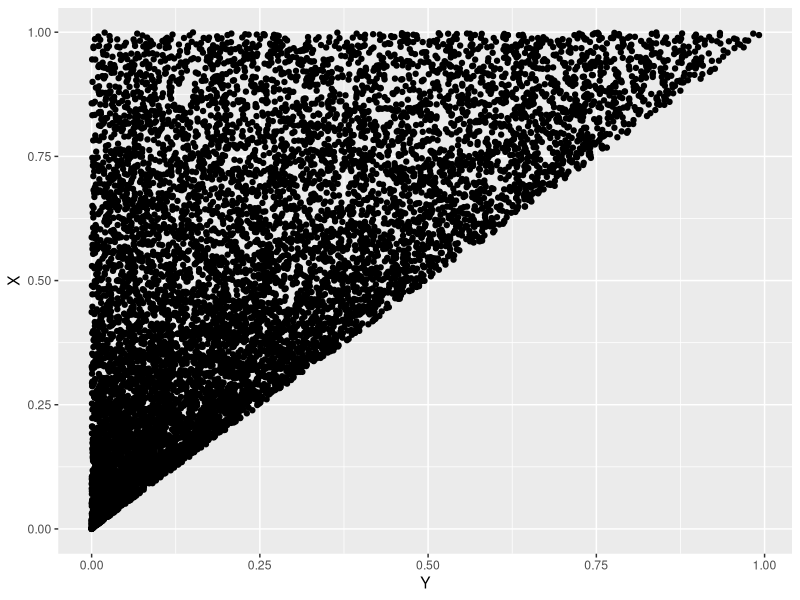
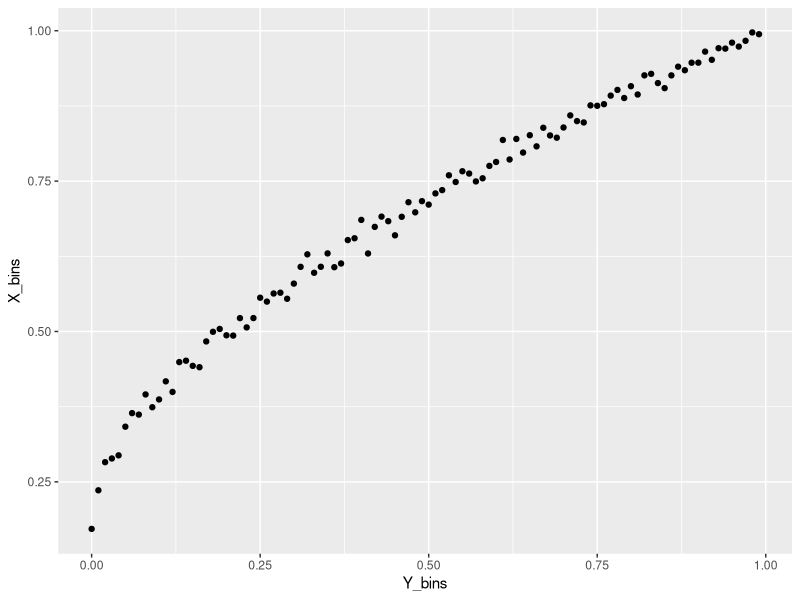
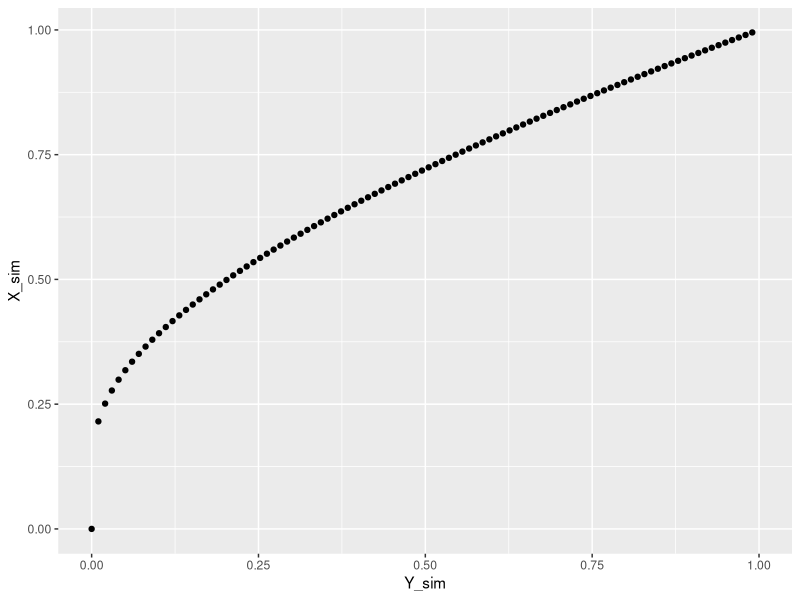
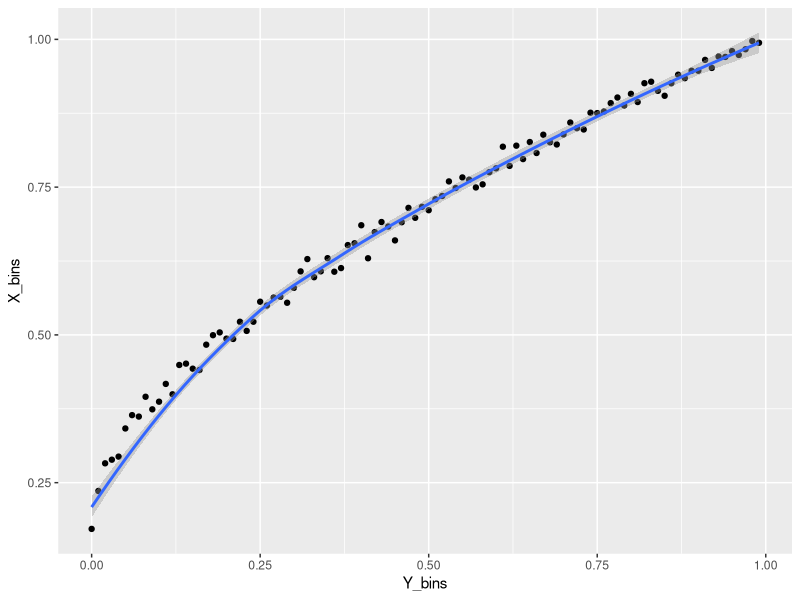

Write R code to recreate these figures, in order.
library(ggplot2)

### Part 1 ###

# Simulate X and Y for 10000 trials
n_trials = 10000
X = runif(n_trials)
Y = runif(n_trials, max=X)
qplot(Y, X)

# Do the binning
bin_width = 0.01
n_bins = 1/bin_width
bin_right = 1:n_bins * bin_width
bin_left = bin_right - bin_width
X_bins = sapply(1:n_bins, function(n) mean(X[Y > bin_left[n] & Y < bin_right[n]]))
Y_bins = sapply(1:n_bins, function(n) mean(bin_left[n], bin_right[n]))
qplot(Y_bins, X_bins)

# Plot theoretical result
Y_sim = seq(0, 1, length.out=n_bins)
X_sim = (Y_sim - 1) / log(Y_sim)
qplot(Y_sim, X_sim)

# Plot simulated + theoretical result
df = data.frame(X_bins, Y_bins, X_sim, Y_sim)
ggplot(df) + geom_point(aes(x=Y_bins, y=X_bins)) + geom_smooth(aes(x=Y_sim, y=X_sim))

### Part 2 ###
